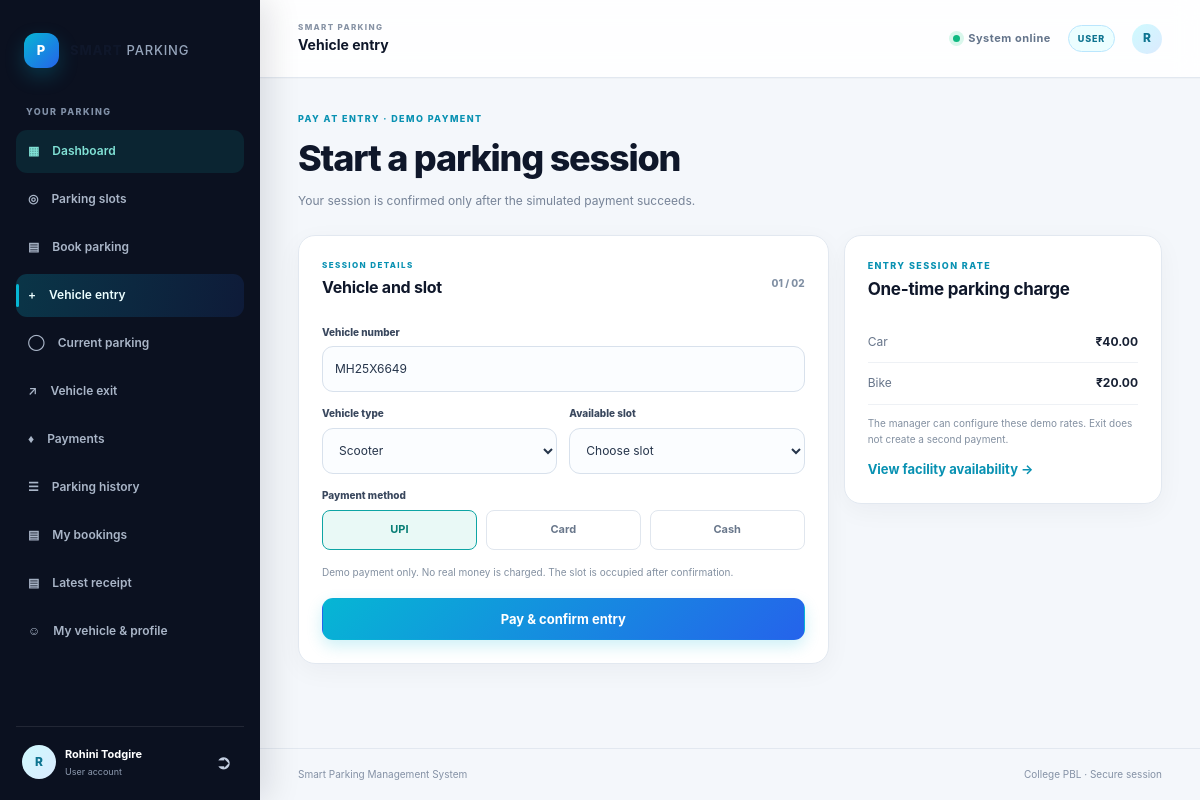
/user/entry (signed in), run on the app's committed database.
### tables this page shows
CREATE TABLE users (
                    id INTEGER PRIMARY KEY AUTOINCREMENT,
                    name TEXT NOT NULL,
                    email TEXT NOT NULL COLLATE NOCASE UNIQUE,
                    password_hash TEXT NOT NULL,
                    role TEXT NOT NULL CHECK (role IN ('user', 'admin')),
                    created_at TEXT NOT NULL DEFAULT CURRENT_TIMESTAMP
                , mobile TEXT, vehicle_number TEXT, vehicle_type TEXT, is_active INTEGER NOT NULL DEFAULT 1);

### backend/app.py (the view, shortened to what this page needs)
@app.route("/user/entry", methods=["GET", "POST"])
@user_required
def user_entry():
    user_id = g.current_user["id"]
    error = None
    success = None
    active = None
    try:
        active = database.get_user_active_parking(user_id)
        slots = database.get_slot_overview()
        own_vehicle = (g.current_user.get("vehicle_number") or "").upper()
        own_booking_slots = {
            booking["slot_id"]
            for booking in database.get_user_bookings(user_id)
            if booking["status"] == "Booked"
            and booking["vehicle_number"].upper() == own_vehicle
        }
        available = [
            slot for slot in slots
            if slot["display_status"] == "available" or slot["slot_id"] in own_booking_slots
        ]
        rates = {"Car": float(database.get_setting("car_session_rate", "40")),
                 "Bike": float(database.get_setting("bike_session_rate", "20"))}
    except (sqlite3.Error, ValueError):
        app.logger.exception("Unable to prepare vehicle entry")
        return render_template("500.html"), 500
    return render_template("user_entry.html", available_slots=available, rates=rates,
                           selected_slot=request.args.get("slot", ""),
                           error=error, success=success, active=active, csrf_token=csrf_token())

### backend/app.py (called while the page is built)
@app.context_processor
def provide_csrf_token():
    return {"csrf_token": csrf_token()}

### backend/auth.py (called while the page is built)
def csrf_token():
    token = session.get("csrf_token")
    if token is None:
        token = secrets.token_urlsafe(32)
        session["csrf_token"] = token
    return token

def _session_user():
    user_id = session.get("user_id")
    if user_id is None:
        return None
    user = database.get_user_by_id(user_id)
    if user is None or not user.get("is_active", 1):
        session.clear()
        return None
    return user

def user_required(view_function):
    @wraps(view_function)
    def wrapped_view(*args, **kwargs):
        user = _session_user()
        if user is None:
            return redirect(url_for("login", portal="user"))
        if user["role"] != "user":
            abort(403)
        g.current_user = user
        return view_function(*args, **kwargs)
    return wrapped_view

### backend/database.py (called while the page is built)
def get_connection():
    os.makedirs(os.path.dirname(os.path.abspath(DATABASE_PATH)), exist_ok=True)
    connection = sqlite3.connect(DATABASE_PATH)
    connection.row_factory = sqlite3.Row
    return connection

def get_user_by_id(user_id):
    users = _rows_as_dicts(
        "SELECT * FROM users WHERE id = ? LIMIT 1",
        (user_id,),
    )
    return users[0] if users else None

def get_user_active_parking(user_id):
    records = _rows_as_dicts(
        """SELECT * FROM parking_records WHERE user_id = ? AND status = 'Parked'
           ORDER BY id DESC LIMIT 1""",
        (user_id,),
    )
    return records[0] if records else None

def get_setting(setting_key, default=None):
    rows = _rows_as_dicts(
        "SELECT setting_value FROM settings WHERE setting_key = ? LIMIT 1",
        (setting_key,),
    )
    return rows[0]["setting_value"] if rows else default

def _rows_as_dicts(query, parameters=()):
    with closing(get_connection()) as connection:
        rows = connection.execute(query, parameters).fetchall()
        return [dict(row) for row in rows]

def get_user_bookings(user_id):
    return _rows_as_dicts(
        "SELECT * FROM bookings WHERE user_id = ? ORDER BY id DESC", (user_id,)
    )

### frontend/templates/user_entry.html (shortened to what this page needs)
{% extends 'portal_layout.html' %}{% block title %}Vehicle Entry | Smart Parking{% endblock %}{% block top_title %}Vehicle entry{% endblock %}{% block content %}
<section class="welcome-row"><div><p class="eyebrow">PAY AT ENTRY · DEMO PAYMENT</p><h1>Start a parking session</h1><p>Your session is confirmed only after the simulated payment succeeds.</p></div></section>
{% if success %}<section class="payment-success"><div class="success-mark">✓</div><p class="eyebrow">PAYMENT SUCCESSFUL</p><h1>Vehicle entry confirmed</h1><p>Your demo payment has been recorded. No payment is due at exit.</p><dl class="compact-details"><div><dt>Vehicle</dt><dd>{{ success.vehicle_number }} · {{ success.vehicle_type }}</dd></div><div><dt>Parking slot</dt><dd>{{ success.slot_id }}</dd></div><div><dt>Transaction</dt><dd>{{ success.transaction_id }}</dd></div><div><dt>Method</dt><dd>{{ success.method }} · Demo</dd></div></dl><div class="fee-highlight"><span>Amount paid</span><strong>₹{{ '%.2f'|format(success.amount) }}</strong></div><a class="button button-primary button-wide" href="{{ url_for('user_dashboard') }}">Go to dashboard</a></section>
{% elif active %}<section class="panel"><h2>Active session already exists</h2><p>{{ active.vehicle_number }} is parked in {{ active.slot_id }}.</p><a class="button button-primary" href="{{ url_for('user_exit') }}">View current parking</a></section>
{% else %}<div class="entry-layout"><form class="panel form-panel" method="post" action="{{ url_for('user_entry') }}"><input type="hidden" name="csrf_token" value="{{ csrf_token }}"><div class="panel-heading"><div><p class="eyebrow">SESSION DETAILS</p><h2>Vehicle and slot</h2></div><span class="step-count">01 / 02</span></div><label class="field-label" for="vehicle_number">Vehicle number</label><input class="input-control" id="vehicle_number" name="vehicle_number" placeholder="e.g. MH12AB1234" value="{{ g.current_user.vehicle_number or '' }}" required><div class="field-row"><div><label class="field-label" for="vehicle_type">Vehicle type</label><select class="input-control" id="vehicle_type" name="vehicle_type" required><option value="">Choose type</option>{% for type in ['Car','Bike','Scooter','Other'] %}<option value="{{ type }}" {% if g.current_user.vehicle_type == type %}selected{% endif %}>{{ type }}</option>{% endfor %}</select></div><div><label class="field-label" for="slot_id">Available slot</label><select class="input-control" id="slot_id" name="slot_id" required><option value="">Choose slot</option>{% for slot in available_slots %}<option value="{{ slot.slot_id }}" {% if selected_slot == slot.slot_id %}selected{% endif %}>{{ slot.slot_id }} · Available</option>{% endfor %}</select></div></div><label class="field-label">Payment method</label><div class="payment-methods"><label><input type="radio" name="payment_method" value="UPI" checked><span>UPI</span></label><label><input type="radio" name="payment_method" value="Card"><span>Card</span></label><label><input type="radio" name="payment_method" value="Cash"><span>Cash</span></label></div><p class="demo-note">Demo payment only. No real money is charged. The slot is occupied after confirmation.</p><button class="button button-primary button-wide" type="submit">Pay &amp; confirm entry</button></form><aside class="panel fee-panel"><p class="eyebrow">ENTRY SESSION RATE</p><h2>One-time parking charge</h2><div class="rate-line"><span>Car</span><strong>₹{{ '%.2f'|format(rates.Car) }}</strong></div><div class="rate-line"><span>Bike</span><strong>₹{{ '%.2f'|format(rates.Bike) }}</strong></div><p class="muted-copy">The manager can configure these demo rates. Exit does not create a second payment.</p><a class="text-link" href="{{ url_for('user_parking') }}">View facility availability →</a></aside></div>{% endif %}{% endblock %}

### frontend/templates/portal_layout.html (shortened to what this page needs)
<!doctype html>
<html lang="en">
<head>
    <link rel="stylesheet" href="{{ url_for('static', filename='style.css') }}">
</head>
<body class="app-body{% if request.endpoint == 'user_dashboard' %} user-dashboard-body{% endif %}">
<aside class="app-sidebar" id="app-sidebar">
    <a class="brand sidebar-brand" href="{{ url_for('dashboard') if g.current_user.role == 'admin' else url_for('user_dashboard') }}">
        <span class="brand-mark">P</span><span>SMART<span class="brand-light"> PARKING</span>{% if request.endpoint == 'user_dashboard' %}<small class="sidebar-tagline">Park Smarter. Move Faster.</small>{% endif %}</span>
    </a>
    {% if g.current_user.role == 'admin' %}
    <p class="sidebar-label">MANAGEMENT</p>
    <nav class="sidebar-nav">
        <a href="{{ url_for('dashboard') }}"><span class="nav-symbol">&#9638;</span><span>Dashboard</span></a>
        <a class="{{ 'active' if request.endpoint == 'dashboard' else '' }}" href="{{ url_for('dashboard') }}"><span class="nav-symbol">&#9638;</span><span>Dashboard</span></a>
        <a class="{{ 'active' if request.view_args and request.view_args.get('section') == 'parking-map' else '' }}" href="{{ url_for('admin_section',section='parking-map') }}"><span class="nav-symbol">&#9678;</span><span>Parking slots</span></a>
        <a class="{{ 'active' if request.view_args and request.view_args.get('section') == 'vehicles' else '' }}" href="{{ url_for('admin_section',section='vehicles') }}"><span class="nav-symbol">&#128663;</span><span>Active vehicles</span></a>
        <a class="{{ 'active' if request.view_args and request.view_args.get('section') == 'users' else '' }}" href="{{ url_for('admin_section',section='users') }}"><span class="nav-symbol">&#9786;</span><span>Users</span></a>
        <a class="{{ 'active' if request.view_args and request.view_args.get('section') == 'bookings' else '' }}" href="{{ url_for('admin_section',section='bookings') }}"><span class="nav-symbol">&#9636;</span><span>Bookings</span></a>
        <a class="{{ 'active' if request.view_args and request.view_args.get('section') in ('records', 'history') or request.endpoint == 'records' else '' }}" href="{{ url_for('admin_section',section='records') }}"><span class="nav-symbol">&#9776;</span><span>Parking history</span></a>
        <a class="{{ 'active' if request.view_args and request.view_args.get('section') in ('payments', 'revenue') else '' }}" href="{{ url_for('admin_section',section='payments') }}"><span class="nav-symbol">&#9830;</span><span>Payments &amp; revenue</span></a>
        <a class="{{ 'active' if request.view_args and request.view_args.get('section') in ('analytics', 'reports') else '' }}" href="{{ url_for('admin_section',section='reports') }}"><span class="nav-symbol">&#9633;</span><span>Reports</span></a>
        <a class="{{ 'active' if request.view_args and request.view_args.get('section') == 'settings' else '' }}" href="{{ url_for('admin_section',section='settings') }}"><span class="nav-symbol">&#9881;</span><span>Settings</span></a>
    </nav>
    {% else %}
    <p class="sidebar-label">YOUR PARKING</p>
    {% if request.endpoint == 'user_dashboard' %}<nav class="sidebar-nav user-sidebar-nav">
        <a class="{% if request.endpoint == 'user_dashboard' %}active{% endif %}" href="{{ url_for('user_dashboard') }}"><span class="nav-symbol">&#9638;</span><span>Dashboard</span></a>
        <a class="{{ 'active' if request.endpoint == 'user_parking' else '' }}" href="{{ url_for('user_parking') }}"><span class="nav-symbol">&#9678;</span><span>Find Parking</span></a>
        <a class="{{ 'active' if request.endpoint == 'booking' or request.endpoint == 'user_bookings' else '' }}" href="{{ url_for('booking') }}"><span class="nav-symbol">&#9636;</span><span>Book Parking</span></a>
        <a class="{{ 'active' if request.endpoint in ('user_entry', 'vehicle_entry') else '' }}" href="{{ url_for('user_entry') }}"><span class="nav-symbol">&#128663;</span><span>Vehicle Entry</span></a>
        <a class="{{ 'active' if request.endpoint == 'user_current_parking' else '' }}" href="{{ url_for('user_current_parking') }}"><span class="nav-symbol">&#9636;</span><span>My Parking</span></a>
        <a class="{{ 'active' if request.endpoint == 'user_exit' else '' }}" href="{{ url_for('user_exit') }}"><span class="nav-symbol">&#8599;</span><span>Vehicle Exit</span></a>
        <a class="{{ 'active' if request.endpoint in ('user_payments', 'user_entry') else '' }}" href="{{ url_for('user_payments') }}"><span class="nav-symbol">&#9830;</span><span>Payments</span></a>
        <a class="{{ 'active' if request.endpoint == 'user_history' else '' }}" href="{{ url_for('user_history') }}"><span class="nav-symbol">&#9776;</span><span>Parking History</span></a>
        <a class="{{ 'active' if request.endpoint == 'user_bookings' else '' }}" href="{{ url_for('user_bookings') }}"><span class="nav-symbol">&#9636;</span><span>My Bookings</span></a>
        <a class="{{ 'active' if request.endpoint in ('latest_user_receipt', 'user_receipt') else '' }}" href="{{ url_for('latest_user_receipt') }}"><span class="nav-symbol">&#9636;</span><span>Receipts</span></a>
        <a class="{{ 'active' if request.endpoint == 'user_profile' else '' }}" href="{{ url_for('user_profile') }}"><span class="nav-symbol">&#9786;</span><span>Profile</span></a>
    </nav>{% else %}<nav class="sidebar-nav">
        <a class="{{ 'active' if request.endpoint == 'user_dashboard' else '' }}" href="{{ url_for('user_dashboard') }}">&#9638; <span>Dashboard</span></a>
        <a class="{{ 'active' if request.endpoint == 'user_parking' else '' }}" href="{{ url_for('user_parking') }}">&#9678; <span>Parking slots</span></a>
        <a class="{{ 'active' if request.endpoint in ('booking', 'user_bookings') else '' }}" href="{{ url_for('booking') }}">&#9636; <span>Book parking</span></a>
        <a class="{{ 'active' if request.endpoint in ('user_entry', 'vehicle_entry') else '' }}" href="{{ url_for('user_entry') }}">&#43; <span>Vehicle entry</span></a>
        <a class="{{ 'active' if request.endpoint == 'user_current_parking' else '' }}" href="{{ url_for('user_current_parking') }}">&#9711; <span>Current parking</span></a>
        <a class="{{ 'active' if request.endpoint == 'user_exit' else '' }}" href="{{ url_for('user_exit') }}">&#8599; <span>Vehicle exit</span></a>
        <a class="{{ 'active' if request.endpoint == 'user_payments' else '' }}" href="{{ url_for('user_payments') }}">&#9830; <span>Payments</span></a>
        <a class="{{ 'active' if request.endpoint == 'user_history' else '' }}" href="{{ url_for('user_history') }}">&#9776; <span>Parking history</span></a>
        <a class="{{ 'active' if request.endpoint == 'user_bookings' else '' }}" href="{{ url_for('user_bookings') }}">&#9636; <span>My bookings</span></a>
        <a class="{{ 'active' if request.endpoint in ('latest_user_receipt', 'user_receipt') else '' }}" href="{{ url_for('latest_user_receipt') }}">&#9636; <span>Latest receipt</span></a>
        <a class="{{ 'active' if request.endpoint == 'user_profile' else '' }}" href="{{ url_for('user_profile') }}">&#9786; <span>My vehicle &amp; profile</span></a>
    </nav>{% endif %}
    {% endif %}
    <div class="sidebar-bottom"><span class="avatar">{{ g.current_user.name[:1]|upper }}</span><div class="account-copy"><strong>{{ g.current_user.name }}</strong><small>{{ g.current_user.role|capitalize }} account</small></div><form action="{{ url_for('logout') }}" method="post"><input type="hidden" name="csrf_token" value="{{ csrf_token }}"><button class="icon-button" aria-label="Log out" title="Log out">&#10162;</button></form></div>
</aside>
<div class="app-main">
    <header class="app-topbar">
        <div class="topbar-heading"><span class="topbar-kicker">SMART PARKING</span><strong>{% block top_title %}Parking operations{% endblock %}</strong></div>
        <div class="topbar-right">
            {% if request.endpoint == 'user_dashboard' %}<button class="notification-button" type="button" aria-label="Notifications"><span aria-hidden="true">&#128276;</span><i></i></button><span class="dashboard-user-copy"><strong>{{ g.current_user.name }}</strong><small>User</small></span>
            {% else %}<span class="live-indicator"><i></i> System online</span>{% endif %}
            <span class="topbar-role-badge">{{ g.current_user.role|upper }}</span><span class="avatar small-avatar">{{ g.current_user.name[:1]|upper }}</span>
        </div>
    </header>
    <main class="app-content">{% block content %}{% endblock %}</main>
    <footer class="app-footer">Smart Parking Management System <span>College PBL &middot; Secure session</span></footer>
</div>
</body>
</html>

### data on the page
users: current_user "R", current_user.name "Rohini Todgire", current_user.role "User", current_user.role "USER", vehicle_number "MH25X6649", vehicle_type "Scooter"

### other printed values
{{ '%.2f'|format(rates.Car) }} "40.00"
{{ '%.2f'|format(rates.Bike) }} "20.00"
